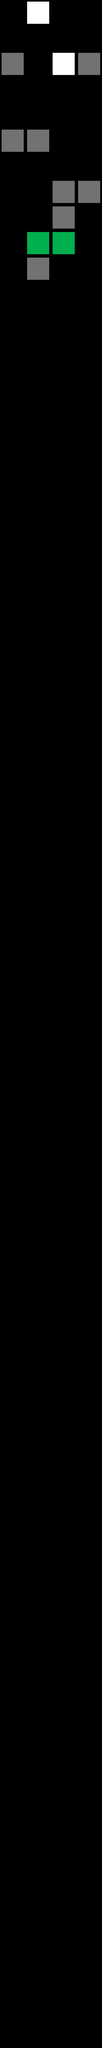

Below is a game level as drawn by its tile map, then a one-line description and the .tmx file that defines it, in full:
An orthogonal 4x80 tile map with 128x128 px tiles, 1 tile layer (Tile Layer 1).

<map version="1.0" orientation="orthogonal" renderorder="right-down" width="4" height="80" tilewidth="128" tileheight="128" nextobjectid="1">
 <tileset firstgid="1" name="BaseTileset" tilewidth="128" tileheight="128" tilecount="64" columns="8">
  <image source="../../Art/BaseTileset.png" width="1024" height="1024" />
 </tileset>
 <layer name="Tile Layer 1" width="4" height="80">
  <data encoding="csv">
0,1,0,0,
0,0,0,0,
2,0,1,2,
0,0,0,0,
0,0,0,0,
2,2,0,0,
0,0,0,0,
0,0,2,2,
0,0,2,0,
0,3,3,0,
0,2,0,0,
0,0,0,0,
0,0,0,0,
0,0,0,0,
0,0,0,0,
0,0,0,0,
0,0,0,0,
0,0,0,0,
0,0,0,0,
0,0,0,0,
0,0,0,0,
0,0,0,0,
0,0,0,0,
0,0,0,0,
0,0,0,0,
0,0,0,0,
0,0,0,0,
0,0,0,0,
0,0,0,0,
0,0,0,0,
0,0,0,0,
0,0,0,0,
0,0,0,0,
0,0,0,0,
0,0,0,0,
0,0,0,0,
0,0,0,0,
0,0,0,0,
0,0,0,0,
0,0,0,0,
0,0,0,0,
0,0,0,0,
0,0,0,0,
0,0,0,0,
0,0,0,0,
0,0,0,0,
0,0,0,0,
0,0,0,0,
0,0,0,0,
0,0,0,0,
0,0,0,0,
0,0,0,0,
0,0,0,0,
0,0,0,0,
0,0,0,0,
0,0,0,0,
0,0,0,0,
0,0,0,0,
0,0,0,0,
0,0,0,0,
0,0,0,0,
0,0,0,0,
0,0,0,0,
0,0,0,0,
0,0,0,0,
0,0,0,0,
0,0,0,0,
0,0,0,0,
0,0,0,0,
0,0,0,0,
0,0,0,0,
0,0,0,0,
0,0,0,0,
0,0,0,0,
0,0,0,0,
0,0,0,0,
0,0,0,0,
0,0,0,0,
0,0,0,0,
0,0,0,0
</data>
 </layer>
</map>
